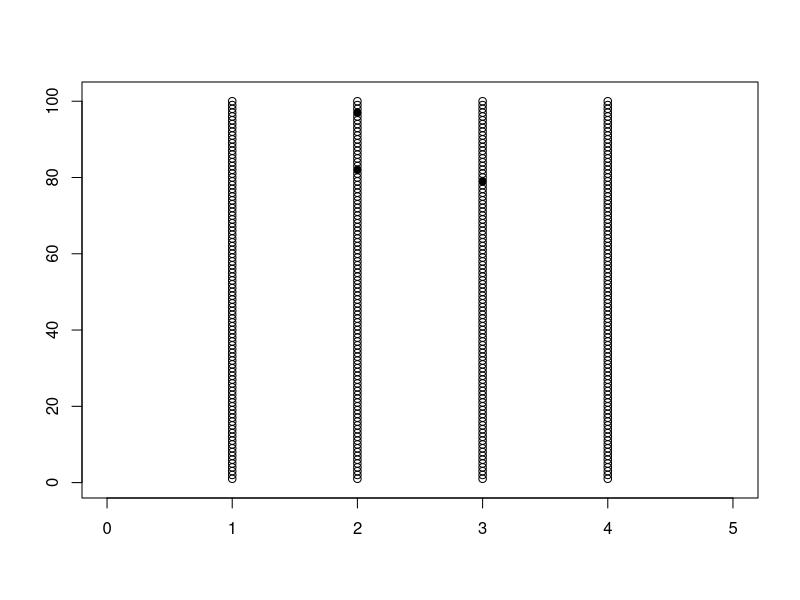

Source code (R):
###   BSP circle plot base on matrix
M<-matrix(sample(c(sample(0,100,replace=T),1),400,replace=T),100,4)
col=colorRampPalette(c("white", "red"))(20)
circle=c(1,19)
plot(x=nrow(M),y=ncol(M),type="n",xlab="",ylab="",xlim=c(0,ncol(M)+1),ylim=c(0,nrow(M)+1))
for(i in 1:ncol(M)){
  for(j in 1:nrow(M)){
    points(i,j,col=1,pch=circle[M[j,i]+1],cex=1)
    
  }
}

